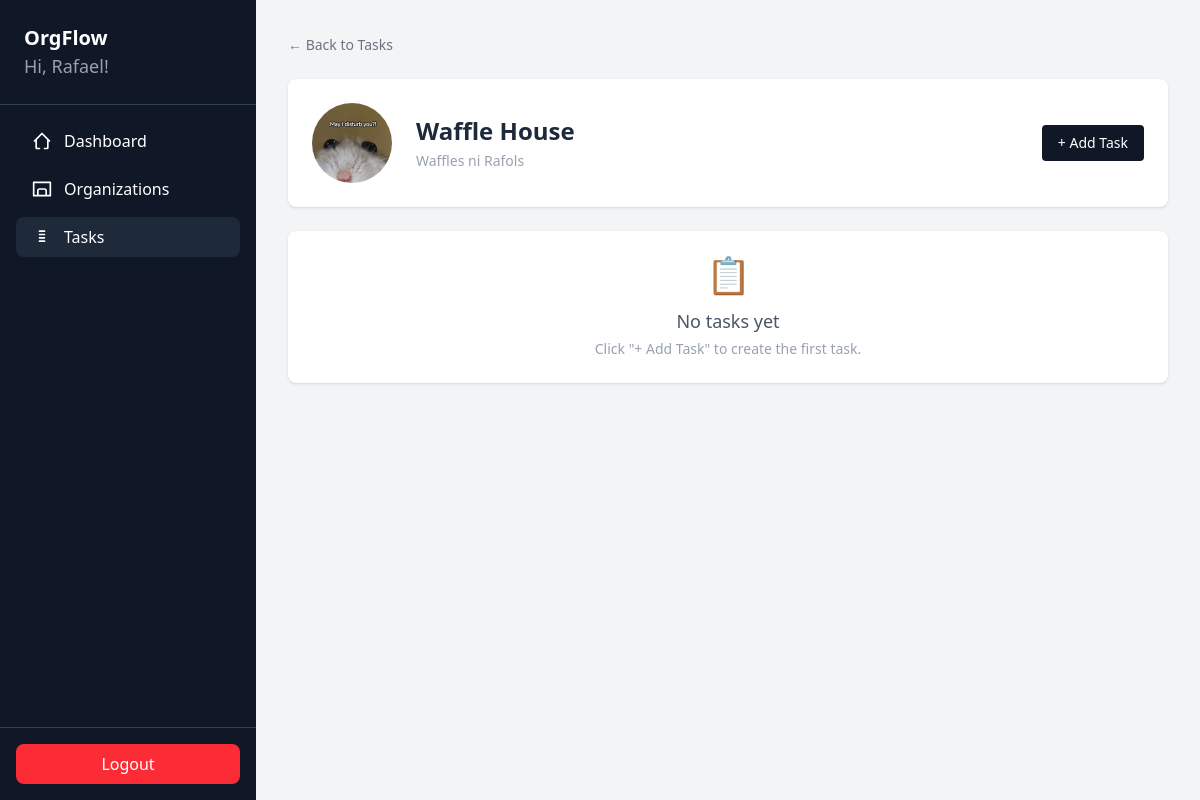
Page /tasks/3/ (signed in) on the earlier database version.
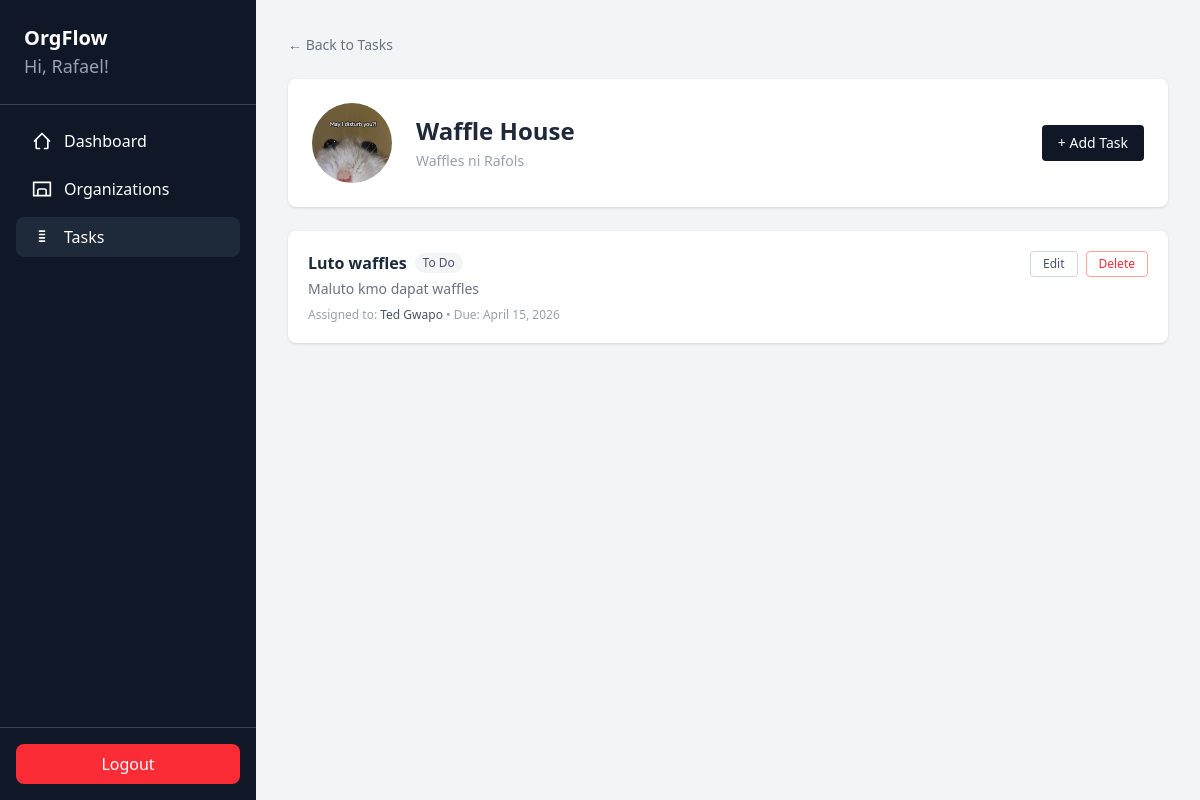
Same page on the later database version.
### clubManagement/models.py (models this page shows, shortened)
class Task(models.Model):
    STATUS_CHOICES = [
        ("TODO", "To Do"),
        ("PROG", "In Progress"),
        ("DONE", "Done"),
    ]
    organization = models.ForeignKey(Organization, on_delete=models.CASCADE, related_name="tasks")
    title = models.CharField(max_length=200)
    description = models.TextField(blank=True, default="")
    assigned_to = models.ForeignKey(User, on_delete=models.CASCADE, related_name="assigned_tasks")
    created_by = models.ForeignKey(User, on_delete=models.CASCADE, related_name="created_tasks")
    status = models.CharField(max_length=4, choices=STATUS_CHOICES, default="TODO")
    due_date = models.DateField(blank=True, null=True)
    created_at = models.DateTimeField(auto_now_add=True)

### clubManagement/views.py (the view)
# urls.py: path('tasks/<int:org_id>/', views.org_tasks, name='org_tasks'),
@login_required
def org_tasks(request, org_id):
    org = get_object_or_404(Organization, id=org_id)
    if not Membership.objects.filter(user=request.user, organization=org).exists():
        return redirect("tasks")
    members = Membership.objects.filter(organization=org).select_related("user")
    user_is_big_four = is_big_four(request.user, org)
    if user_is_big_four:
        org_task_list = Task.objects.filter(organization=org).select_related("assigned_to")
    else:
        org_task_list = Task.objects.filter(organization=org, assigned_to=request.user)
    return render(request, "org_tasks.html", {
        "org": org,
        "tasks": org_task_list,
        "members": members,
        "is_big_four": user_is_big_four,
        "active_page": "tasks"
    })

### clubManagement/views.py (called while the page is built)
def is_big_four(user, organization):
    return Membership.objects.filter(
        user=user,
        organization=organization,
        role__in=["PRES", "VP", "VPI", "VPE", "SEC", "TRE"]
    ).exists()

### clubManagement/templates/org_tasks.html (shortened to what this page needs)
{% extends 'base.html' %}
{% block content %}
<div class="w-full max-w-6xl mx-auto p-8">
  <a href="{% url 'tasks' %}" class="text-sm text-gray-500 hover:text-gray-800 mb-6 inline-block">&larr; Back to Tasks</a>
  <div class="bg-white rounded-lg shadow-sm p-6 mb-6 flex items-center gap-6">
    {% if org.logo %}
    <img src="{{ org.logo.url }}" alt="{{ org.name }} logo" class="w-20 h-20 rounded-full object-cover flex-shrink-0" />
    {% else %}
    <div class="w-20 h-20 rounded-full bg-gray-200 flex items-center justify-center text-4xl flex-shrink-0">🏢</div>
    {% endif %}
    <div class="flex-1">
      <h1 class="text-2xl font-bold text-gray-800">{{ org.name }}</h1>
      <p class="text-sm text-gray-400 mt-1">{{ org.description }}</p>
    </div>
    {% if is_big_four %}
    <button onclick="openAddTaskModal()" class="px-4 py-2 bg-gray-900 text-white rounded hover:bg-black text-sm flex-shrink-0">
      + Add Task
    </button>
    {% endif %}
  </div>
  {% if tasks %}
  <div class="space-y-4">
    {% for task in tasks %}
    <div class="bg-white rounded-lg shadow-sm p-5 flex items-start justify-between gap-4">
      <div class="flex-1">
        <div class="flex items-center gap-2 mb-1">
          <h3 class="font-semibold text-gray-800">{{ task.title }}</h3>
          <span class="text-xs px-2 py-0.5 rounded-full
            {% if task.status == 'DONE' %}bg-green-100 text-green-700
            {% elif task.status == 'PROG' %}bg-blue-100 text-blue-700
            {% else %}bg-gray-100 text-gray-600{% endif %}">
            {{ task.get_status_display }}
          </span>
        </div>
        {% if task.description %}
        <p class="text-sm text-gray-500 mb-2">{{ task.description }}</p>
        {% endif %}
        <p class="text-xs text-gray-400">
          Assigned to: <span class="font-medium text-gray-600">{{ task.assigned_to.get_full_name|default:task.assigned_to.username }}</span>
          {% if task.due_date %} &bull; Due: {{ task.due_date }}{% endif %}
        </p>
      </div>
      {% if is_big_four %}
      <div class="flex gap-2 flex-shrink-0">
        <button onclick="openEditTaskModal('{{ task.id }}', '{{ task.title|escapejs }}', '{{ task.description|escapejs }}', '{{ task.assigned_to.id }}', '{{ task.status }}', '{{ task.due_date|default:'' }}')"
          class="text-xs px-3 py-1 rounded border border-gray-300 text-gray-600 hover:bg-gray-50">Edit</button>
        <button onclick="openDeleteTaskModal('{{ task.id }}', '{{ task.title|escapejs }}')"
          class="text-xs px-3 py-1 rounded border border-red-300 text-red-500 hover:bg-red-50">Delete</button>
      </div>
      {% endif %}
    </div>
    {% endfor %}
  </div>
  {% else %}
  <div class="bg-white rounded-lg shadow-sm p-6 text-center text-gray-400">
    <div class="text-4xl mb-3">📋</div>
    <p class="text-lg font-medium text-gray-600">No tasks yet</p>
    <p class="text-sm mt-1">
      {% if is_big_four %}Click "+ Add Task" to create the first task.{% else %}Tasks assigned to you will show up here.{% endif %}
    </p>
  </div>
  {% endif %}
</div>
{% endblock %}

Differences in the rows shown:
added Task: title "Luto waffles", status "To Do", description "Maluto kmo dapat waffles", assigned_to.get_full_name "Ted Gwapo", due_date "April 15, 2026"
Other differences:
text no longer shown: "📋 No tasks yet Click \"+ Add Task\" to create the first task."
